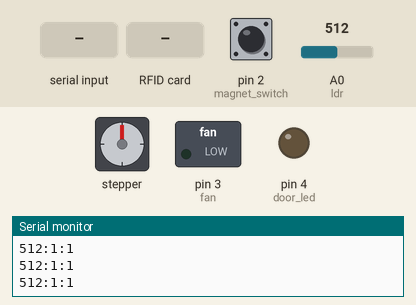
Simulated run of this sketch. Board: Arduino Uno, built with avr-gcc and run on an emulated ATmega328P. Parts: stepper motor, switched loads named in the sketch (green lamp = pin HIGH), output pins drawn as LEDs (lit = HIGH), the last lines printed to the serial monitor. Inputs (shaded band) come from the test bench; at power-on: pin 2 (magnet_switch) HIGH, A0 (ldr) = 512. Stepper angles assume 2048 steps per turn; pins used as bus, display or sensor lines are not drawn.

Above: at 1.2 s.
1.3 s: "90,45,200\n" received over Serial
At 4.23 s:
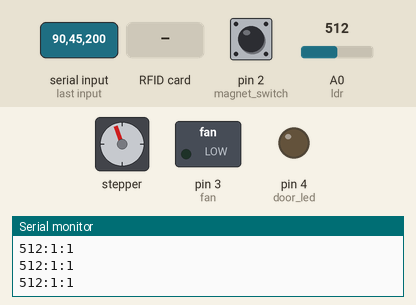
4.3 s: RFID card EA 27 DD AE held to the reader
At 4.5 s:
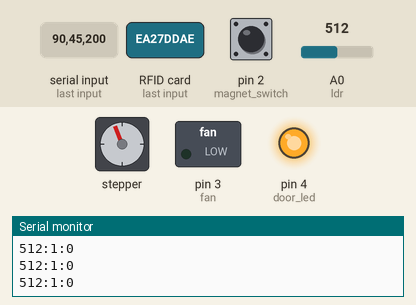
7.3 s: RFID card B3 29 8B 1A held to the reader
At 7.46 s:
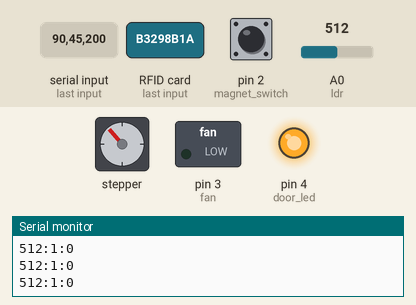
10.3 s: RFID card EA 27 DD AE held to the reader
At 10.4 s:
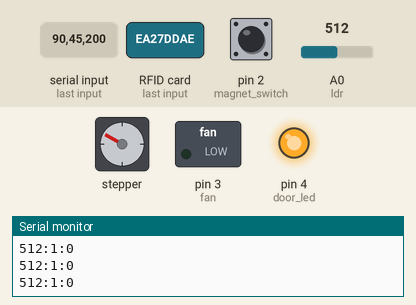
16.3 s: RFID card B3 29 8B 1A held to the reader
At 16.42 s:
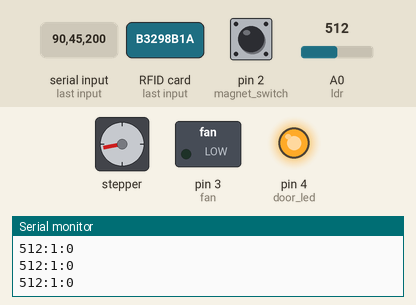
Timing chart, 0 to 23.7 s (numbered marks = the images above; inputs shaded):
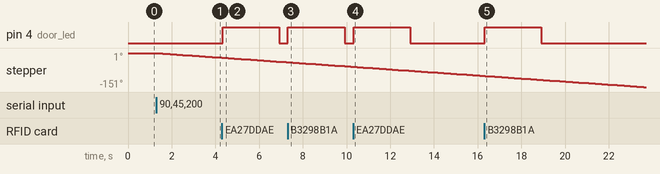

The sketch:

node3.ino
```cpp
#include <SPI.h>
#include <MFRC522.h>
#include <AccelStepper.h>

#define MotorInterfaceType 4
AccelStepper myStepper(MotorInterfaceType,5,7,6,8);

int ldr = A0;
int magnet_switch = 2;
int fan = 3;
int door_led = 4;
int SS_PIN = 10;
int RST_PIN = 9;
int accessGranted = 0;
bool breakIn = false;

MFRC522 mfrc522(SS_PIN, RST_PIN);  // Create MFRC522 instance
byte accessUID[4] = {0xEA, 0x27, 0xDD, 0xAE};
byte accessUID2[4] = {0xB3, 0x29, 0x8B, 0X1A};

char myData[30] = {0};
void setup() {
  // put your setup code here, to run once:
  Serial.begin(9600);

  pinMode(ldr, INPUT);
  pinMode(magnet_switch, INPUT_PULLUP);
  pinMode(door_led, OUTPUT);
  pinMode(fan, OUTPUT);

	myStepper.setMaxSpeed(1000);
	myStepper.setAcceleration(100);
	myStepper.setSpeed(300);
	myStepper.moveTo(0);

  while (!Serial);		// Do nothing if no serial port is opened (added for Arduinos based on ATMEGA32U4)
	SPI.begin();			// Init SPI bus
	mfrc522.PCD_Init();		// Init MFRC522
	delay(4);				// Optional delay. Some board do need more time after init to be ready, see Readme
}

void loop() {
  // put your main code here, to run repeatedly:
  int light = analogRead(ldr);
  int door_state = digitalRead(magnet_switch);
  String msg = "";

  msg += String(light) + ":";
  msg += String(door_state) + ":";

  while (Serial.available() > 0){
    byte m = Serial.readBytesUntil('\n', myData, 30);
    myData[m] = '\0'; //null-byte
    int stepperDest = atoi(strtok(myData, ","));
    int fan_state = atoi(strtok(NULL, ","));

    if (myStepper.distanceToGo()== 0 ){
      myStepper.moveTo(stepperDest * 2048);
    }

    switch(fan_state){
      case 0:
        digitalWrite(fan, LOW);
        break;
      case 1:
        digitalWrite(fan, HIGH);
        break;
    }

  }

  if ( accessGranted == 0){
      digitalWrite(door_led, LOW);
    }

  if (door_state == 1 && accessGranted == 0){
    breakIn = true;
  }

  msg += breakIn;
  if(accessGranted >0){
    accessGranted--;
  }
  Serial.println(msg);
  myStepper.run();

  if ( ! mfrc522.PICC_IsNewCardPresent()) {
		return;
	}

	// Select one of the cards
	if ( ! mfrc522.PICC_ReadCardSerial()) {
		return;
	}
    if ((mfrc522.uid.uidByte[0] == accessUID[0] && mfrc522.uid.uidByte[1] == accessUID[1] && mfrc522.uid.uidByte[2] == accessUID[2] && mfrc522.uid.uidByte[3] == accessUID[3]) || (mfrc522.uid.uidByte[0] == accessUID2[0] && mfrc522.uid.uidByte[1] == accessUID2[1] && mfrc522.uid.uidByte[2] == accessUID2[2] && mfrc522.uid.uidByte[3] == accessUID2[3])) {
      digitalWrite(door_led, HIGH);
      accessGranted = 100;
      breakIn = false;
    }
}
```

Measured:
- after the input at 1.3 s, stepper: keeps turning counter-clockwise at about 7°/s, starting at once
- after the input at 4.3 s, pin 4 (door_led): LOW → HIGH at once, → LOW 2.6 s later
- after the input at 7.3 s, pin 4 (door_led): LOW → HIGH at once, → LOW 2.6 s later
- after the input at 10.3 s, pin 4 (door_led): LOW → HIGH at once, → LOW 2.6 s later
- after the input at 16.3 s, pin 4 (door_led): LOW → HIGH at once, → LOW 2.6 s later
